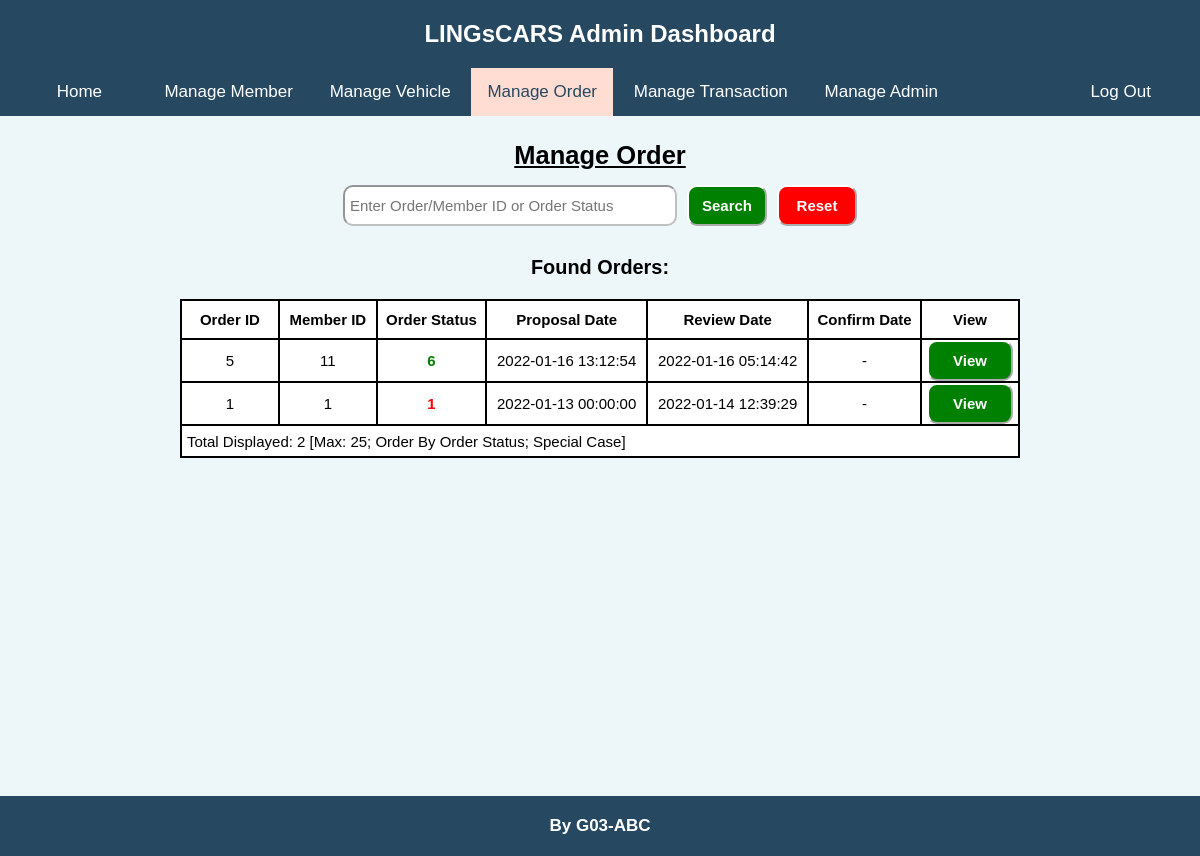
Page /admin/manageOrder.php (signed in) on the earlier database version.
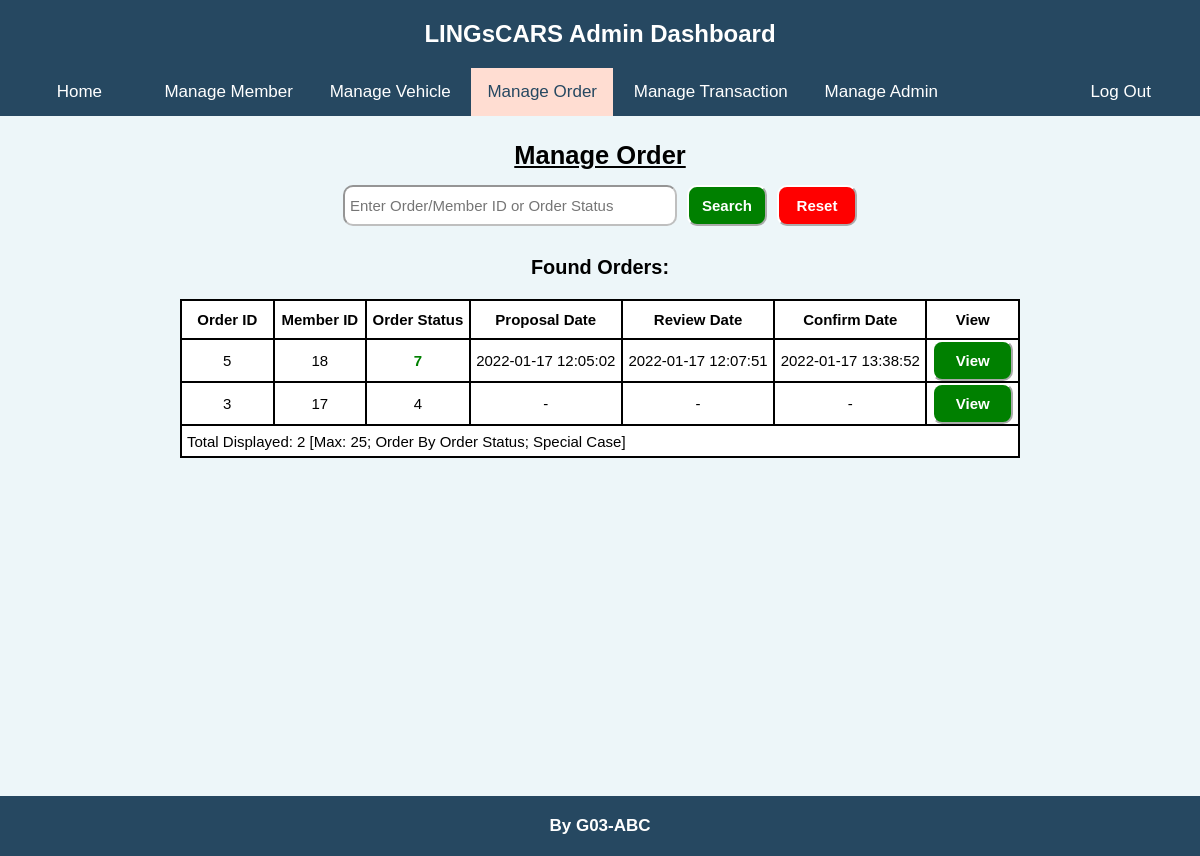
Same page on the later database version.
### tables this page shows
CREATE TABLE `orders` (
  `id` int(11) NOT NULL,
  `memberId` int(11) NOT NULL,
  `stages` longtext NOT NULL DEFAULT '{"1":1}',
  `editable` tinyint(1) NOT NULL DEFAULT 1,
  `type` tinyint(4) NOT NULL,
  `fullName` varchar(30) DEFAULT NULL,
  `carsId` longtext NOT NULL DEFAULT '{}' CHECK (json_valid(`carsId`)),
  `leasedCarsId` longtext DEFAULT '{}' CHECK (json_valid(`leasedCarsId`)),
  `personal` longtext NOT NULL DEFAULT '{}' CHECK (json_valid(`personal`)),
  `residentialAddress` longtext NOT NULL DEFAULT '{}' CHECK (json_valid(`residentialAddress`)),
  `job` longtext NOT NULL DEFAULT '{}' CHECK (json_valid(`job`)),
  `company` longtext NOT NULL DEFAULT '{}' CHECK (json_valid(`company`)),
  `bank` longtext NOT NULL DEFAULT '{}' CHECK (json_valid(`bank`)),
  `preferredDelivery` date DEFAULT NULL,
  `orderStatus` tinyint(4) NOT NULL DEFAULT 4,
  `orderStatusMessage` text DEFAULT NULL,
  `proposalDate` datetime DEFAULT NULL,
  `reviewDate` datetime DEFAULT NULL,
  `confirmDate` datetime DEFAULT NULL
);

### admin/manageOrder.php (the view, shortened to what the changed rows need)
<?php
    require_once($_SERVER['DOCUMENT_ROOT'] . "/admin/adminAuthenticate.php");
    $queryString = array();
    if (isset($_SERVER['QUERY_STRING'])) {
        parse_str($_SERVER['QUERY_STRING'], $queryString);
    }
    $manageMode = (isset($queryString['manage-mode'])) ? $queryString['manage-mode']: "";
    $passChecking = false;
    $wordToSearch = "";
    $allowViewOrder = false;
    $allowEditOrder = false;
    $allowViewLeasedCar = false;
?>
<!DOCTYPE html>
<html lang="en">
    <head>
        <link rel="stylesheet" href="/css/admin.css">
    </head>
    <body>
        <main>
            <h2>
                Manage Order
            </h2>
            <div class="manage-section">
                <?php if (
                    (isset($manageMode) && empty($manageMode)) ||
                    $passChecking ||
                    (isset($manageMode) && $manageMode == "search-order") ||
                    (isset($manageMode) && $manageMode == "view-order" && !$allowViewOrder) ||
                    (isset($manageMode) && $manageMode == "edit-order" && !$allowEditOrder) ||
                    (isset($manageMode) && $manageMode == "view-leased-car" && !$allowViewLeasedCar)
                ): ?>
                    <table class="db-table">
                        <thead>
                            <tr>
                                <th><form method='get' action='/admin/manageOrder.php'>
                                    <button class='sort-button'>Order ID<?php
                                    ?></button>
                                </form></th>
                                <th><form method='get' action='/admin/manageOrder.php'>
                                    <button class='sort-button'>Member ID<?php
                                    ?></button>
                                </form></th>
                                <th><form method='get' action='/admin/manageOrder.php'>
                                    <button class='sort-button'>Order Status<?php
                                    ?></button>
                                </form></th>
                                <th><form method='get' action='/admin/manageOrder.php'>
                                    <button class='sort-button'>Proposal Date<?php
                                    ?></button>
                                </form></th>
                                <th><form method='get' action='/admin/manageOrder.php'>
                                    <button class='sort-button'>Review Date<?php
                                    ?></button>
                                </form></th>
                                <th><form method='get' action='/admin/manageOrder.php'>
                                    <button class='sort-button'>Confirm Date<?php
                                    ?></button>
                                </form></th>
                                <th>View</th>
                            </tr>
                        </thead>
                        <tbody>
                            <?php
                                $query = "SELECT orders.id, orders.memberId, orders.orderStatus, orders.proposalDate, orders.reviewDate, orders.confirmDate FROM orders" .
                                (
                                    (isset($wordToSearch) && !empty($wordToSearch)) ?
                                    " WHERE orders.id LIKE '%" .
                                    testInput($wordToSearch) .
                                    "%' OR orders.memberId LIKE '%" .
                                    testInput($wordToSearch) .
                                    "%' OR orders.orderStatus LIKE '%" .
                                    testInput($wordToSearch) .
                                    "%'" : ""
                                ) .
                                " ORDER BY";
                                if (isset($queryString['order-by'])) {
                                    if ($queryString['order-by'] == 'order-id-asc') {
                                        $query .= " orders.id ASC";
                                    }
                                    else if ($queryString['order-by'] == 'order-id-desc') {
                                        $query .= " orders.id DESC";
                                    }
                                    else if ($queryString['order-by'] == 'member-id-asc') {
                                        $query .= " orders.memberId ASC";
                                    }
                                    else if ($queryString['order-by'] == 'member-id-desc') {
                                        $query .= " orders.memberId DESC";
                                    }
                                    else if ($queryString['order-by'] == 'order-status-asc') {
                                        $query .= " orders.orderStatus ASC";
                                    }
                                    else if ($queryString['order-by'] == 'order-status-desc') {
                                        $query .= " orders.orderStatus DESC";
                                    }
                                    else if ($queryString['order-by'] == 'proposal-date-asc') {
                                        $query .= " orders.proposalDate ASC";
                                    }
                                    else if ($queryString['order-by'] == 'proposal-date-desc') {
                                        $query .= " orders.proposalDate DESC";
                                    }
                                    else if ($queryString['order-by'] == 'review-date-asc') {
                                        $query .= " orders.reviewDate ASC";
                                    }
                                    else if ($queryString['order-by'] == 'review-date-desc') {
                                        $query .= " orders.reviewDate DESC";
                                    }
                                    else if ($queryString['order-by'] == 'confirm-date-asc') {
                                        $query .= " orders.confirmDate ASC";
                                    }
                                    else if ($queryString['order-by'] == 'confirm-date-desc') {
                                        $query .= " orders.confirmDate DESC";
                                    }
                                    else {
                                        $query .= " CASE WHEN orders.orderStatus=5 THEN 1 WHEN orders.orderStatus > 6 THEN 2 WHEN orders.orderStatus > 3 THEN 3 ELSE 4 END";
                                    }
                                }
                                else {
                                    $query .= " CASE WHEN orders.orderStatus=5 THEN 1 WHEN orders.orderStatus > 6 THEN 2 WHEN orders.orderStatus > 3 THEN 3 ELSE 4 END";
                                }
                                $query .= " LIMIT 25;";
                                $rs = mysqli_query($serverConnect, $query);
                            ?>
                            <?php if ($rs): ?>
                                <?php while ($record = mysqli_fetch_assoc($rs)): ?>
                                    <tr>
                                        <td class='center-text'>
                                            <?php echo((isset($record["id"])) ? $record["id"]: "-"); ?>
                                        </td>
                                        <td class='center-text'>
                                            <?php echo((isset($record["memberId"])) ? $record["memberId"]: "-"); ?>
                                        </td>
                                        <td class='center-text' <?php
                                            if (isset($record["orderStatus"])) {
                                                if ($record["orderStatus"] == 0 || $record["orderStatus"] == 1 ) {
                                                    echo("style='color: red; font-weight: bold;'");
                                                }
                                                else if ($record["orderStatus"] > 5) {
                                                    echo("style='color: green; font-weight: bold;'");
                                                }
                                                else if ($record["orderStatus"] == 5) {
                                                    echo("style='font-style: italic; font-weight: bold;'");
                                                }
                                            }
                                        ?>>
                                            <?php
                                                echo((isset($record["orderStatus"])) ? $record["orderStatus"]: "-");
                                            ?>
                                        </td>
                                        <td class='center-text'>
                                            <?php echo((isset($record["proposalDate"])) ? $record["proposalDate"]: "-"); ?>
                                        </td>
                                        <td class='center-text'>
                                            <?php echo((isset($record["reviewDate"])) ? $record["reviewDate"]: "-"); ?>
                                        </td>
                                        <td class='center-text'>
                                            <?php echo((isset($record["confirmDate"])) ? $record["confirmDate"]: "-"); ?>
                                        </td>
                                        <td>
                                            <form method='get' action='/admin/manageOrder.php'>
                                                <button class='positive-button'>View</button>
                                            </form>
                                        </td>
                                    </tr>
                                <?php endwhile; ?>
                            <?php endif; ?>
                        </tbody>
                    </table>
                <?php endif; ?>
            </div>
        </main>
    </body>
</html>

Differences in the rows shown:
removed orders: id "1", memberId "1", orderStatus "1", proposalDate "2022-01-13 00:00:00", reviewDate "2022-01-14 12:39:29"
changed orders id 5: memberId "11" → "18"; orderStatus "6" → "7"; proposalDate "2022-01-16 13:12:54" → "2022-01-17 12:05:02"; reviewDate "2022-01-16 05:14:42" → "2022-01-17 12:07:51"; confirmDate (not shown) → "2022-01-17 13:38:52"; no longer shows "-"
added orders: id "3", memberId "17", orderStatus "4"
